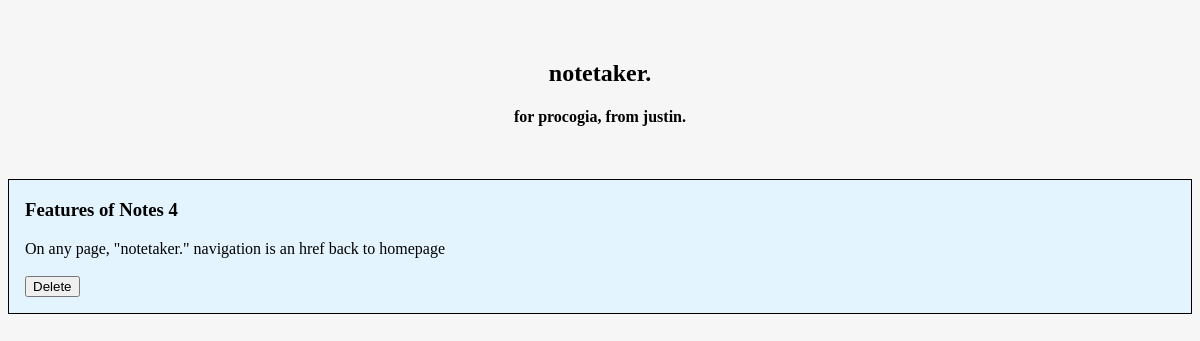
/note/38/, run on the app's committed database.
### notetaker/models.py (models this page shows, shortened)
class Note(models.Model):
    title = models.CharField(max_length=50)
    body = models.CharField(max_length=500)
    pub_date = models.DateTimeField('date published')

### notetaker/views.py (the view)
# urls.py: path('note/<int:pk>/', views.NoteView.as_view(), name='note_details'),
class NoteView(generic.DetailView):
    model = Note
    template_name = 'notetaker/note_detail.html'

### notetaker/templates/notetaker/note_detail.html (shortened to what this page needs)
{% load static %}
<html>
	<head>
        <link rel="stylesheet" type="text/css" href="{% static 'notetaker/style.css' %}">
	</head>
	<body>
		<header id="header">
			<nav id="main-navigation" class="main-nav">
				<div class="info-title-wrapper">
					<div class="site-title-wrapper">
                        <h1 class="page-title"><a href="/">notetaker.</a></h1>
                        <h4 class="page-title">for procogia, from justin.</h4>
					</div>
				</div>
			<div class="base">
                <div class="note-article">
                    <div class="note-title">
                        <h3>{{ note.title }}</a></h3>
                    </div>
                    <div class="note-body">
                        {{ note.body }}
                        <br /><br />
                        <form action="/deleteNote/{{ note.id }}/" method="post">{% csrf_token %}
                            <input type="submit" value="Delete"/>
                        </form>
                    </div>
                </div>
            </div>
		</header>
	</body>
</html>

### notetaker/static/notetaker/style.css (style rules this page uses)
body { background-color: #f6f6f6; }
.page-title { text-align: center; }
.base { display: table; width:100% }
a { text-decoration: none; color: black; }
.base { width: 100%; }
.info-title-wrapper { padding-top: 2rem; }
.note-article { border-style: solid; border-width: thin; margin-top: 2rem; background-color: #e3f4ff; padding: 0 1rem; }

### data on the page
Note: title "Features of Notes 4", body "On any page, \"notetaker.\" navigation is an href back to homepage"
